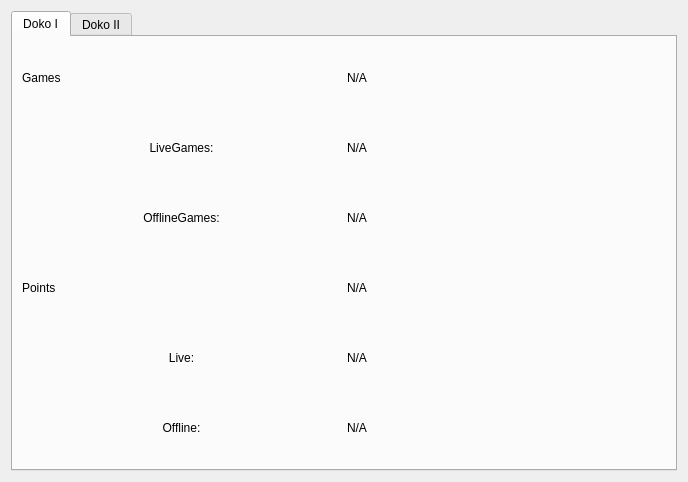
<?xml version="1.0" encoding="UTF-8"?>
<ui version="4.0">
 <class>DokoPlayerStatsWidget</class>
 <widget class="QWidget" name="DokoPlayerStatsWidget">
  <property name="geometry">
   <rect>
    <x>0</x>
    <y>0</y>
    <width>688</width>
    <height>482</height>
   </rect>
  </property>
  <property name="windowTitle">
   <string>Form</string>
  </property>
  <layout class="QHBoxLayout" name="horizontalLayout">
   <item>
    <widget class="QTabWidget" name="tabWidget">
     <property name="currentIndex">
      <number>0</number>
     </property>
     <widget class="QWidget" name="tab_2">
      <attribute name="title">
       <string>Doko I</string>
      </attribute>
      <layout class="QGridLayout" name="gridLayout_2">
       <item row="0" column="0">
        <widget class="QLabel" name="label_4">
         <property name="text">
          <string>Games</string>
         </property>
        </widget>
       </item>
       <item row="0" column="1">
        <widget class="QLabel" name="labelGames">
         <property name="text">
          <string>N/A</string>
         </property>
        </widget>
       </item>
       <item row="1" column="0">
        <widget class="QLabel" name="label_7">
         <property name="text">
          <string>LiveGames:</string>
         </property>
         <property name="alignment">
          <set>Qt::AlignCenter</set>
         </property>
        </widget>
       </item>
       <item row="1" column="1">
        <widget class="QLabel" name="labelLiveGames">
         <property name="text">
          <string>N/A</string>
         </property>
        </widget>
       </item>
       <item row="2" column="0">
        <widget class="QLabel" name="label_9">
         <property name="text">
          <string>OfflineGames:</string>
         </property>
         <property name="alignment">
          <set>Qt::AlignCenter</set>
         </property>
        </widget>
       </item>
       <item row="2" column="1">
        <widget class="QLabel" name="labelOfflineGames">
         <property name="text">
          <string>N/A</string>
         </property>
        </widget>
       </item>
       <item row="3" column="0">
        <widget class="QLabel" name="label_8">
         <property name="text">
          <string>Points</string>
         </property>
        </widget>
       </item>
       <item row="3" column="1">
        <widget class="QLabel" name="labelPoints">
         <property name="text">
          <string>N/A</string>
         </property>
        </widget>
       </item>
       <item row="4" column="0">
        <widget class="QLabel" name="label_10">
         <property name="text">
          <string>Live:</string>
         </property>
         <property name="alignment">
          <set>Qt::AlignCenter</set>
         </property>
        </widget>
       </item>
       <item row="5" column="0">
        <widget class="QLabel" name="label_11">
         <property name="text">
          <string>Offline:</string>
         </property>
         <property name="alignment">
          <set>Qt::AlignCenter</set>
         </property>
        </widget>
       </item>
       <item row="4" column="1">
        <widget class="QLabel" name="labelPointsLive">
         <property name="text">
          <string>N/A</string>
         </property>
        </widget>
       </item>
       <item row="5" column="1">
        <widget class="QLabel" name="labelPointsOffline">
         <property name="text">
          <string>N/A</string>
         </property>
        </widget>
       </item>
      </layout>
     </widget>
     <widget class="QWidget" name="tab">
      <attribute name="title">
       <string>Doko II</string>
      </attribute>
      <layout class="QGridLayout" name="gridLayout">
       <item row="0" column="0">
        <widget class="QLabel" name="label">
         <property name="text">
          <string>Hochzeiten:</string>
         </property>
        </widget>
       </item>
       <item row="0" column="1">
        <widget class="QLabel" name="labelHochzeiten">
         <property name="text">
          <string>N/A</string>
         </property>
        </widget>
       </item>
       <item row="1" column="0">
        <widget class="QLabel" name="label_2">
         <property name="text">
          <string>Soli:</string>
         </property>
        </widget>
       </item>
       <item row="1" column="1">
        <widget class="QLabel" name="labelSoli">
         <property name="text">
          <string>N/A</string>
         </property>
        </widget>
       </item>
       <item row="2" column="0">
        <widget class="QLabel" name="label_3">
         <property name="text">
          <string>Trumpfabgaben:</string>
         </property>
        </widget>
       </item>
       <item row="2" column="1">
        <widget class="QLabel" name="labelTrumpfabgaben">
         <property name="text">
          <string>N/A</string>
         </property>
        </widget>
       </item>
       <item row="4" column="0">
        <widget class="QLabel" name="label_5">
         <property name="text">
          <string>Schmeissereien</string>
         </property>
        </widget>
       </item>
       <item row="3" column="0">
        <widget class="QLabel" name="label_6">
         <property name="text">
          <string>Schweinereien</string>
         </property>
        </widget>
       </item>
       <item row="3" column="1">
        <widget class="QLabel" name="labelSchweinereien">
         <property name="text">
          <string>N/A</string>
         </property>
        </widget>
       </item>
       <item row="4" column="1">
        <widget class="QLabel" name="labelSchmeissereien">
         <property name="text">
          <string>N/A</string>
         </property>
        </widget>
       </item>
      </layout>
     </widget>
    </widget>
   </item>
  </layout>
 </widget>
 <resources/>
 <connections/>
</ui>
